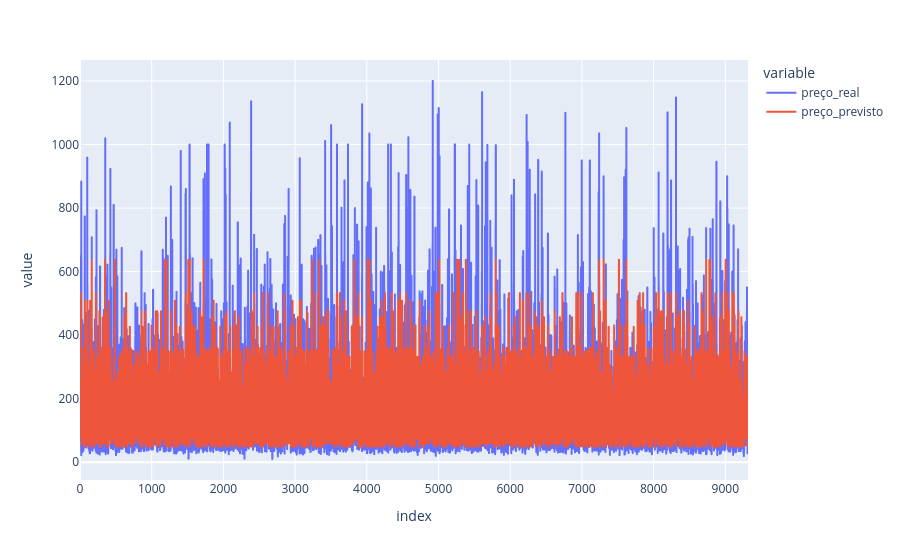

Notebook cell for this chart:
### Markdown cell above
Ou seja, nosso modelo está realmente tendo algum efeito quando comparado com a média, está performando melhor que sem um modelo

### Code cell
df_resultados_arvore = pd.DataFrame({
    'id_imovel': X_test['id'],       # Busca o ID original que ficou de fora do treino
    'preço_real': y_test,             # A nota real (Target)
    'preço_previsto': y_pred_arvore      # A nota que a árvore calculou
})
df_resultados_arvore.reset_index(drop=True, inplace=True)
df_resultados_arvore['erro'] = (df_resultados_arvore['preço_real'] - df_resultados_arvore['preço_previsto']).abs() / df_resultados_arvore['preço_real'] 


fig = px.line(df_resultados_arvore, y=['preço_real', 'preço_previsto'])
fig.show()
print(df_resultados_arvore[df_resultados_arvore['erro'] >=0.1].head())

### Figure 1 — Plotly figure (JSON) as saved in the notebook; plotly's stock layout.template omitted (floating-point values rounded to 4 significant figures; data arrays with more than 128 entries replaced by an {"elided": "..."} marker saying what was removed)
{"data": [{"hovertemplate": "variable=preço_real<br>index=%{x}<br>value=%{y}<extra></extra>", "legendgroup": "preço_real", "line": {"color": "#636efa", "dash": "solid"}, "marker": {"symbol": "circle"}, "mode": "lines", "name": "preço_real", "showlegend": true, "type": "scattergl", "x": {"elided": "9317 int values"}, "xaxis": "x", "y": {"elided": "9317 float values"}, "yaxis": "y"}, {"hovertemplate": "variable=preço_previsto<br>index=%{x}<br>value=%{y}<extra></extra>", "legendgroup": "preço_previsto", "line": {"color": "#EF553B", "dash": "solid"}, "marker": {"symbol": "circle"}, "mode": "lines", "name": "preço_previsto", "showlegend": true, "type": "scattergl", "x": {"elided": "9317 int values"}, "xaxis": "x", "y": {"elided": "9317 float values"}, "yaxis": "y"}], "layout": {"legend": {"title": {"text": "variable"}, "tracegroupgap": 0}, "margin": {"t": 60}, "xaxis": {"anchor": "y", "domain": [0, 1], "title": {"text": "index"}}, "yaxis": {"anchor": "x", "domain": [0, 1], "title": {"text": "value"}}}}
